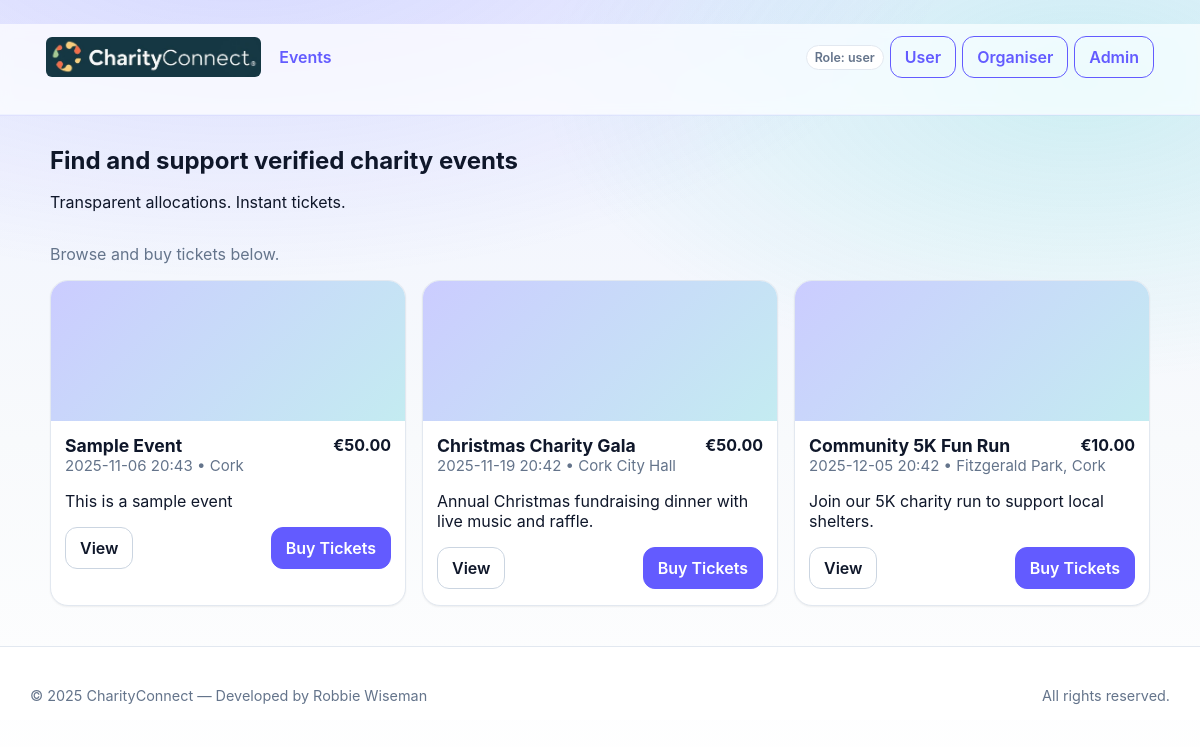
The page / on the database its author committed.
### models.py (models this page shows)
class Event(db.Model):
    id = db.Column(db.Integer, primary_key=True)
    organiser_id = db.Column(db.Integer, db.ForeignKey('organiser.id'), nullable=False)
    title = db.Column(db.String(200), nullable=False)
    description = db.Column(db.Text)
    venue = db.Column(db.String(200))
    starts_at = db.Column(db.DateTime, nullable=False)
    published = db.Column(db.Boolean, default=False)
    ticket_price_cents = db.Column(db.Integer, default=0)
    created_at = db.Column(db.DateTime, default=dt.datetime.utcnow)
    organiser = db.relationship('Organiser', backref='events')
    beneficiaries = db.relationship('EventBeneficiary', backref='event', cascade="all, delete-orphan")

### routes.py (the view)
@bp.route("/")
def index():
    events = Event.query.filter_by(published=True).order_by(Event.starts_at.asc()).all()
    return render_template("index.html", events=events)

### routes.py (called while the page is built)
def get_role():
    return session.get("role", ROLE_USER)

@bp.app_context_processor
def inject_current_role():
    return {"current_role": get_role()}

### templates/index.html (shortened to what this page needs)
{% extends "base.html" %}
{% block content %}
<section class="hero">
  <div class="row space-between">
    <div>
      <h1>Find and support verified charity events</h1>
      <p>Transparent allocations. Instant tickets.</p>
    </div>
  </div>
</section>
{% if current_role in ['organiser','admin'] %}
  <div class="flash info">
    <!-- Reference: Flask url_for (Pallets Projects, 2024)
    https://flask.palletsprojects.com/en/stable/quickstart/#url-building -->
    You can create events via <a href="{{ url_for('main.event_new') }}">New Event</a>.
    Current role: <strong>{{ current_role }}</strong>.
  </div>
{% else %}
  <p class="muted">Browse and buy tickets below.</p>
{% endif %}
{% if events %}
  <div class="events-grid">
    {% for ev in events %}
      <div class="card event-card" style="position:relative">
        <div class="event-media"></div>
        <div class="event-body">
          <div class="row space-between" style="align-items:flex-start">
            <h3 class="event-title" style="margin:0">{{ ev.title }}</h3>
            <span class="price-chip" style="position:static; font-weight:700; box-shadow:none; border:none; background:none; padding:0;">
              €{{ '%.2f' % (ev.ticket_price_cents/100) }}
            </span>
          </div>
          <div class="event-meta">
            {{ ev.starts_at.strftime('%Y-%m-%d %H:%M') }} • {{ ev.venue or 'TBA' }}
          </div>
          {% if ev.description %}
            <p class="event-desc">{{ ev.description }}</p>
          {% endif %}
          <div class="event-actions">
            <a class="btn" href="{{ url_for('main.event_detail', event_id=ev.id) }}">View</a>
            <a class="btn primary" href="{{ url_for('main.event_buy', event_id=ev.id) }}">Buy Tickets</a>
          </div>
        </div>
      </div>
    {% endfor %}
  </div>
{% else %}
  <div class="card"><p class="muted" style="margin:0">No events yet.</p></div>
{% endif %}
{% endblock %}

### templates/base.html (shortened to what this page needs)
<!doctype html>
<html lang="en">
<head>
  <link rel="stylesheet" href="{{ url_for('static', filename='style.css') }}">
</head>
<body>
<header>
  <div class="wrap row" style="justify-content:space-between;align-items:center">
    <div class="row" style="gap:18px; align-items:center">
      <a href="{{ url_for('main.index') }}" class="row" style="align-items:center; text-decoration:none;">
        <img src="{{ url_for('static', filename='images/CharityConnectLogo.jpg') }}"
             alt="CharityConnect Logo"
             style="height:40px; width:auto; border-radius:6px;">
      </a>
      <a href="{{ url_for('main.index') }}">Events</a>
    </div>
    <div class="row" style="gap:6px; align-items:center">
      <span class="badge">Role: {{ current_role or 'user' }}</span>
      <a class="btn outline" href="{{ url_for('main.switch_role', role='user') }}">User</a>
      <a class="btn outline" href="{{ url_for('main.switch_role', role='organiser') }}">Organiser</a>
      <a class="btn outline" href="{{ url_for('main.switch_role', role='admin') }}">Admin</a>
    </div>
  </div>
</header>
<main class="wrap">
  {% block content %}{% endblock %}
</main>
<footer style="border-top:1px solid var(--line); background:#fff; margin-top:40px;">
  <div class="wrap row" style="justify-content:space-between; align-items:center; padding:16px 0; color:var(--muted); font-size:0.9rem;">
    <span>© 2025 CharityConnect — Developed by Robbie Wiseman</span>
    <span>All rights reserved.</span>
  </div>
</footer>
</body>
</html>

### static/style.css (style rules this page uses)
:root { --brand-primary:#635bff; --brand-accent:#2dd4bf; --brand-info:#38bdf8; --brand-success:#10b981; --brand-warning:#f59e0b; --brand-danger:#ef4444; --bg-0:#0b1020; --bg-1:#0f172a; --bg-2:#0f172a; --bg-card:#ffffff; --text-0:#0f172a; --text-1:#475569; --muted:#64748b; --line:#e2e8f0; --shadow-sm:0 1px 2px rgba(0,0,0,.06); --shadow-md:0 8px 24px rgba(2,6,23,.10); --rounded:14px; --rounded-lg:18px; --rounded-xl:24px; --grad-hero: radial-gradient(1200px 600px at 20% -10%, rgba(99,91,255,.18) 0%, rgba(99,91,255,0) 60%), radial-gradient(900px 500px at 90% 10%, rgba(45,212,191,.18) 0%, rgba(45,212,191,0) 60%), linear-gradient(180deg,#eef2ff 0%, #f8fafc 55%, #ffffff 100%); }
* { box-sizing:border-box }
html,body { height:100% }
body { margin:0; font-family: Inter, system-ui, -apple-system, "Segoe UI", Roboto, Arial, sans-serif; color:var(--text-0); background:var(--grad-hero); }
a { color:var(--brand-primary); text-decoration:none }
.wrap { max-width: 1400px; width: 95%; margin: 24px auto; padding: 0 20px; }
.row { display:flex;gap:12px;flex-wrap:wrap;align-items:center }
.muted { color:var(--muted) }
header { position:sticky; top:0; z-index:15; backdrop-filter: saturate(140%) blur(6px); background:rgba(255,255,255,.7); border-bottom:1px solid #eef2ff; box-shadow: 0 1px 0 rgba(99,91,255,.06); }
header .wrap { padding:12px 16px }
header a { font-weight:600 }
.card { background:var(--bg-card); border:1px solid var(--line); border-radius:var(--rounded); padding:16px; box-shadow:var(--shadow-sm); transition:transform .12s ease, box-shadow .18s ease, border-color .18s ease; }
.btn { display:inline-flex; align-items:center; justify-content:center; gap:8px; padding:10px 14px; border:1px solid #cbd5e1; border-radius:12px; background:#fff; color:var(--text-0); font-weight:600; cursor:pointer; transition: transform .02s ease, box-shadow .15s ease, background-color .15s ease, color .15s ease, border-color .15s ease; }
.btn.primary { background:var(--brand-primary); color:#fff; border-color:var(--brand-primary); }
.btn.outline { background:transparent; color:var(--brand-primary); border-color:var(--brand-primary); }
.events-grid { display:grid; gap:16px; grid-template-columns: repeat( auto-fit, minmax(280px, 1fr) ); }
.event-card { position:relative; overflow:hidden; padding:0; border-radius:var(--rounded-lg); }
.event-media { height:140px; background-size:cover; background-position:center; }
.event-body { padding:14px 14px 16px }
.event-title { margin:0 0 6px; font-size:1.1rem; font-weight:700 }
.event-meta { color:var(--muted); font-size:.94rem }
.event-actions { display:flex; gap:10px; justify-content:space-between; align-items:center; margin-top:12px }
.badge { display:inline-block; padding:4px 8px; border-radius:999px; border:1px solid var(--line); background:#fff; color:var(--muted); font-weight:600; font-size:.78rem; }
h1,h2,h3,h4 { margin:8px 0 6px; line-height:1.2 }
h3 { font-size:1.125rem }
.space-between { justify-content:space-between }

### rows shown on the page
Event: title "Sample Event", ev.ticket_price_cents/100 "50.00", starts_at "2025-11-06 20:43", venue "Cork", description "This is a sample event"
Event: title "Christmas Charity Gala", ev.ticket_price_cents/100 "50.00", starts_at "2025-11-19 20:42", venue "Cork City Hall", description "Annual Christmas fundraising dinner with live music and raffle."
Event: title "Community 5K Fun Run", ev.ticket_price_cents/100 "10.00", starts_at "2025-12-05 20:42", venue "Fitzgerald Park, Cork", description "Join our 5K charity run to support local shelters."

### other values the page prints
{{ current_role or 'user' }} "user"
